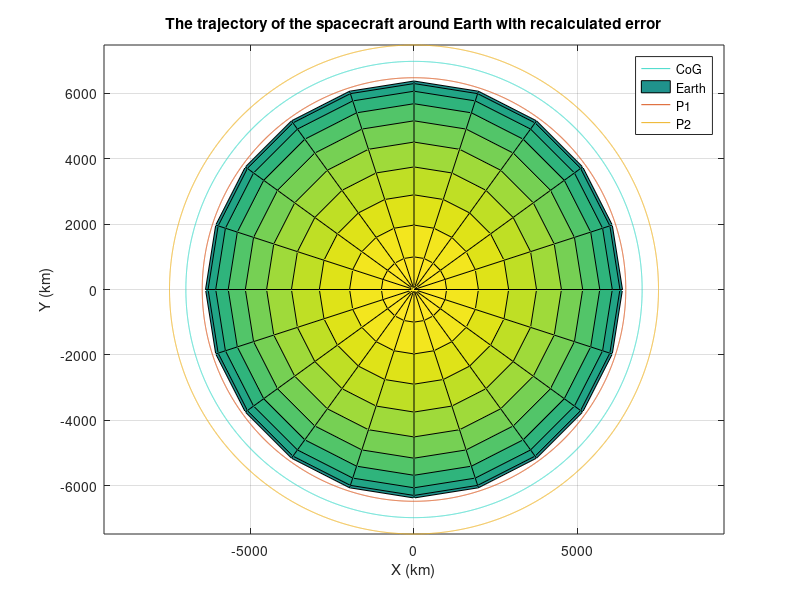
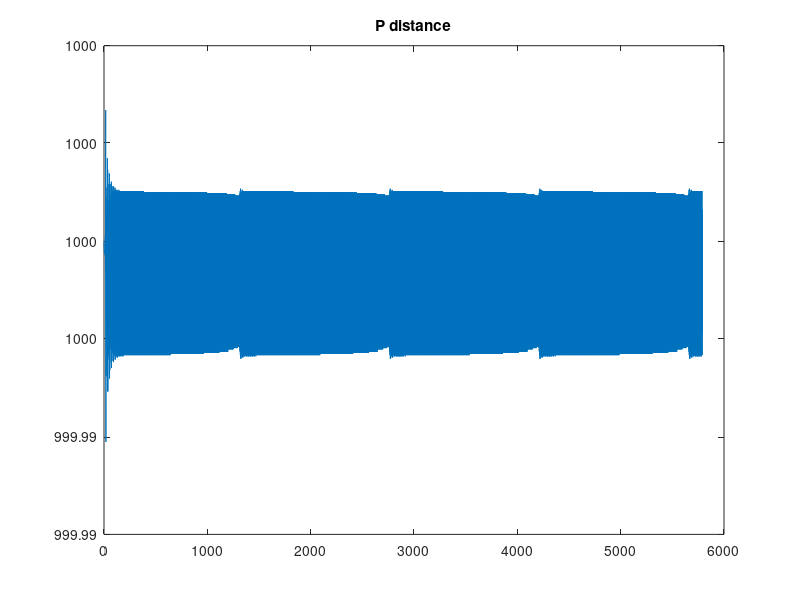
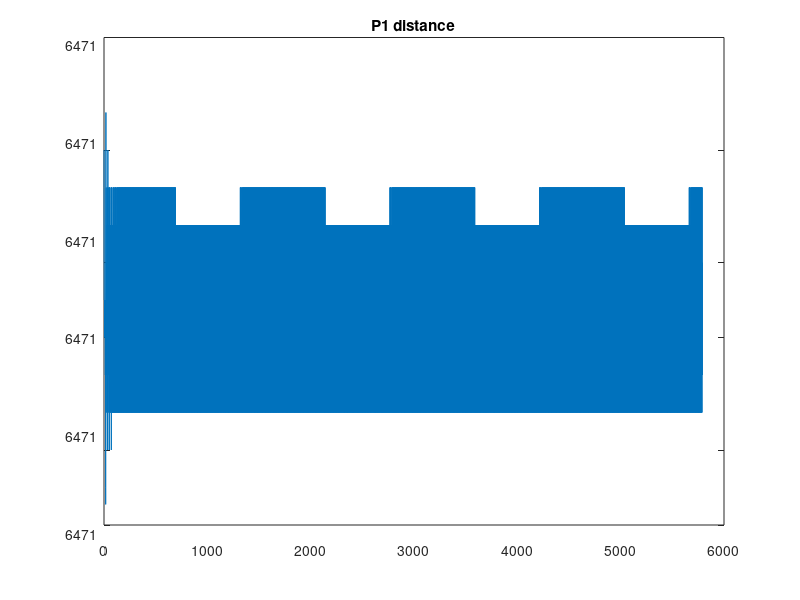
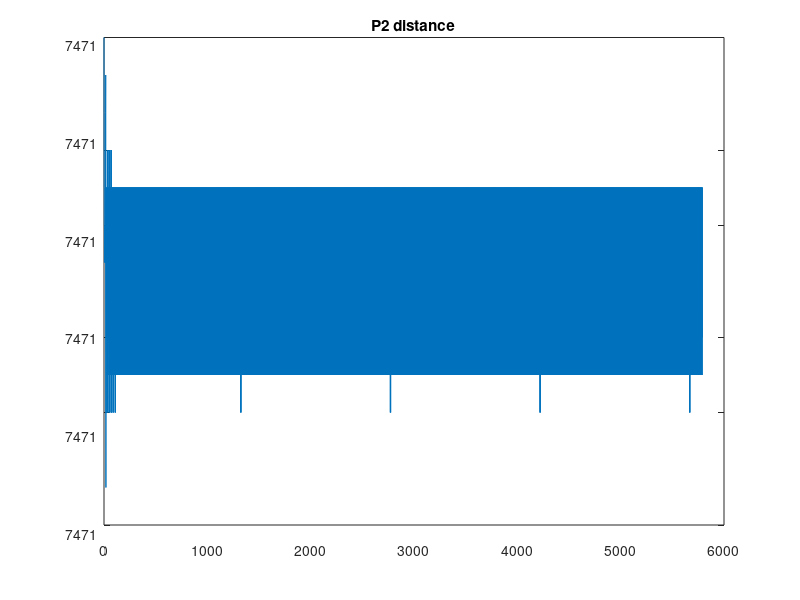

MATLAB code to generate these figures, in order:
function diss_test2_2
fprintf('\n')
warning('off')

% Provides orbit of satellite in Circular orbit, i = 0

% Earth
mu = 398600; %km^3 s^-2
RE = 6371; %km
%g0 = 9.81e-3; %km/s
karmin_line = 100; %km

% input
inputs = {'Number of rotations per orbit: (Recommended 1-3)','Length of tether: (Recommended 100-1800)'};
title_input = 'Rotations and Length';
dims = [1 40];
hint = {'1','1000'};
control = inputdlg(inputs,title_input,dims,hint);
rot_orbit = str2double(control{1}); %Number of rotations per orbit
sat_length = str2double(control{2}); %Length of tether
fprintf('Number of rotations = %g\n',rot_orbit)
fprintf('Length of tether = %gkm\n\n',sat_length)

% Sat information

sat_radius = sat_length/2; %km
a = RE + sat_radius + karmin_line; % Distance from centre of the Earth
theta_s = 0; %theta at the start of the run

% Orbit information
T = 2 * pi * sqrt(a^3/mu); % Time period
v_orb = (2*pi*a)/T; % Orbital velocity
delta_theta = 2*pi*rot_orbit; % Total angle change over orbit 

omega = delta_theta/T; % Angular velocity

% Cartesian Coordinates
% As the satellite is orbiting the equator, we will look in the [x y]
% coordinates
e_hat_r = [cos(theta_s); sin(theta_s)]; % Unit vector
r_ = a*e_hat_r; % Postions vector [X Y 0]
e_hat_theta = [-sin(theta_s); cos(theta_s)];
v_ = v_orb*e_hat_theta; % Velocity vector [x y 0]

r_P1_orb = a-sat_radius; % v = d/t where d = pi*diameter
r_P2_orb = a+sat_radius;

r_P1 = r_P1_orb*e_hat_r;
r_P2 = r_P2_orb*e_hat_r;

theta = theta_s;

% Initial conditions
initial_conditions = [r_(1) r_(2) v_(1) v_(2) theta 0 r_P1(1) r_P1(2) r_P2(1) r_P2(2)];
tic
fprintf('Please wait while I run some calculations,\nyour buisness is important to us... *♫Hold Music♫*\n\n')

U = initial_conditions;
options = odeset('abstol',0.001,'reltol',0.000001);

[~,U] = ode45(@loving_life, [0 T], U, options);
x = U(:,1); y = U(:,2); u_CoG = U(:,3); v_CoG = U(:,4); theta = U(:,5); time = U(:,6); x_P1 = U(:,7); y_P1 = U(:,8); x_P2 = U(:,9); y_P2 = U(:,10);
 
fprintf('Thank you for waiting \n\n')

%fprintf('The difference between the inital and final position of the trajectory is %0.2gkm (%0.4gkm)\n',close_diff,close_diff)

figure(1)
plot(x,y,'color',[61/255 217/255 201/255])

xlabel('X (km)'),ylabel('Y (km)'),zlabel('Z (km)'),title('The trajectory of the spacecraft around Earth with recalculated error')
grid on
hold on
[X,Y,Z] = sphere;
surf(X*RE,Y*RE,Z*RE)
axis equal

toc

plot(x_P1, y_P1)

plot(x_P2, y_P2)
legend CoG Earth P1 P2
hold off

P_dist_hold = sqrt((x_P1-x_P2).^2+(y_P1-y_P2).^2);
P1_dist = sqrt(x_P1.^2+y_P1.^2);
P2_dist = sqrt(x_P2.^2+y_P2.^2);


figure(2)
plot(time,P_dist_hold)
title('P distance')

figure(3)
plot(time,P1_dist)
title('P1 distance')

figure(4)
plot(time,P2_dist)
title('P2 distance')


fprintf('%g\n',mean(P_dist_hold))
fprintf('%g\n',mean(P1_dist))
fprintf('%g\n',mean(P2_dist))

function dU = loving_life(t,U)
    dU = zeros(size(U));
    x = U(1);
    y = U(2);
    u_CoG = U(3);
    v_CoG = U(4);
    theta = U(5);
    time = U(6);
    x_P1 = U(7); 
    y_P1 = U(8); 
    x_P2 = U(9); 
    y_P2 = U(10); 
    
    
    % Equations for delta of each value
    r = sqrt(x^2 + y^2);
    
    dU(1) = u_CoG;
    dU(2) = v_CoG;
    dU(3) = -(mu*x)/r^3;
    dU(4) = -(mu*y)/r^3;

    dU(5) = omega*(t-time);
    dU(6) = t - time;
    theta = omega*t;
    e_hat_rP = [cos(theta); sin(theta)];

    dU(7) = x - (sat_radius*e_hat_rP(1)) - x_P1;
    dU(8) = y - (sat_radius*e_hat_rP(2)) - y_P1;
    dU(9) = x + (sat_radius*e_hat_rP(1)) - x_P2;
    dU(10) = y + (sat_radius*e_hat_rP(2)) - y_P2;
    
end
end
